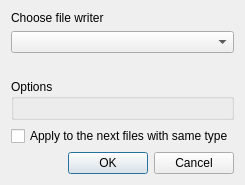
<?xml version="1.0" encoding="UTF-8"?>
<ui version="4.0">
 <class>QmitkFileWriterOptionsDialog</class>
 <widget class="QDialog" name="QmitkFileWriterOptionsDialog">
  <property name="geometry">
   <rect>
    <x>0</x>
    <y>0</y>
    <width>272</width>
    <height>186</height>
   </rect>
  </property>
  <property name="windowTitle">
   <string>Dialog</string>
  </property>
  <property name="sizeGripEnabled">
   <bool>false</bool>
  </property>
  <property name="modal">
   <bool>true</bool>
  </property>
  <layout class="QVBoxLayout" name="verticalLayout">
   <property name="sizeConstraint">
    <enum>QLayout::SetFixedSize</enum>
   </property>
   <item>
    <widget class="QLabel" name="m_WriterLabel">
     <property name="text">
      <string>Choose file writer</string>
     </property>
    </widget>
   </item>
   <item>
    <widget class="QComboBox" name="m_WriterComboBox"/>
   </item>
   <item>
    <widget class="QLabel" name="m_FilePathLabel">
     <property name="text">
      <string/>
     </property>
     <property name="wordWrap">
      <bool>true</bool>
     </property>
    </widget>
   </item>
   <item>
    <widget class="QGroupBox" name="m_OptionsBox">
     <property name="title">
      <string>Options</string>
     </property>
     <property name="flat">
      <bool>false</bool>
     </property>
     <layout class="QVBoxLayout" name="verticalLayout_2">
      <item>
       <widget class="QStackedWidget" name="m_StackedOptionsWidget"/>
      </item>
     </layout>
    </widget>
   </item>
   <item>
    <widget class="QCheckBox" name="m_ReuseOptionsCheckBox">
     <property name="text">
      <string>Apply to the next files with same type</string>
     </property>
    </widget>
   </item>
   <item>
    <widget class="QDialogButtonBox" name="buttonBox">
     <property name="orientation">
      <enum>Qt::Horizontal</enum>
     </property>
     <property name="standardButtons">
      <set>QDialogButtonBox::Cancel|QDialogButtonBox::Ok</set>
     </property>
    </widget>
   </item>
  </layout>
 </widget>
 <resources/>
 <connections>
  <connection>
   <sender>buttonBox</sender>
   <signal>accepted()</signal>
   <receiver>QmitkFileWriterOptionsDialog</receiver>
   <slot>accept()</slot>
   <hints>
    <hint type="sourcelabel">
     <x>248</x>
     <y>254</y>
    </hint>
    <hint type="destinationlabel">
     <x>157</x>
     <y>274</y>
    </hint>
   </hints>
  </connection>
  <connection>
   <sender>buttonBox</sender>
   <signal>rejected()</signal>
   <receiver>QmitkFileWriterOptionsDialog</receiver>
   <slot>reject()</slot>
   <hints>
    <hint type="sourcelabel">
     <x>316</x>
     <y>260</y>
    </hint>
    <hint type="destinationlabel">
     <x>286</x>
     <y>274</y>
    </hint>
   </hints>
  </connection>
  <connection>
   <sender>m_WriterComboBox</sender>
   <signal>currentIndexChanged(int)</signal>
   <receiver>m_StackedOptionsWidget</receiver>
   <slot>setCurrentIndex(int)</slot>
   <hints>
    <hint type="sourcelabel">
     <x>199</x>
     <y>44</y>
    </hint>
    <hint type="destinationlabel">
     <x>203</x>
     <y>167</y>
    </hint>
   </hints>
  </connection>
 </connections>
</ui>
